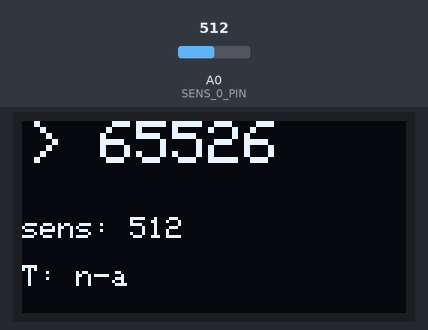
A sketch run on a simulated Arduino Uno, built with avr-gcc and run on an emulated ATmega328P. Parts: 128×64 one-colour display. The test bench sets the inputs (shaded band); at power-on: A0 (SENS_0_PIN) = 512.

Above: at 1.2 s.
1.3 s: A0 (SENS_0_PIN) set to 710
At 1.9 s:
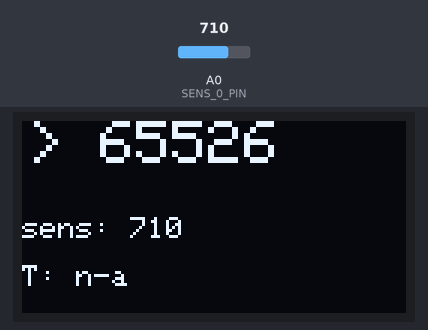
3.0 s: A0 (SENS_0_PIN) set to 716
4.5 s: A0 (SENS_0_PIN) set to 690
At 5.4 s:
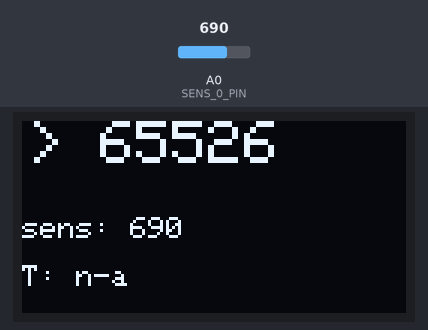
Timing chart, 0 to 7.5 s (numbered marks = the images above; inputs shaded):
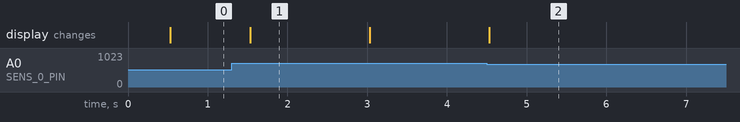

The sketch:

timer-display-eeprom.ino
```cpp
#include <EEPROM.h>
#include <SPI.h>
#include <Wire.h>
#include <Adafruit_GFX.h>
#include <Adafruit_SH110X.h>

#define SENS_0_PIN A0
#define SENS_POLLING_INTERVAL 10

#define TICKS_NUM 31250  // pre-256 -> 31250 = 500 ms

#define OLED_MOSI 11  // MOSI pin 11 (default)
#define OLED_CLK 13   // SCK pin 13 (default)
#define OLED_DC 9     // pin 9 - user defined pin
#define OLED_CS 8     // pin 8 - user defined pin
#define OLED_RST 10   // pin 10 - user defined pin
#define DISPLAY_W 128
#define DISPLAY_H 64

#define CYCLES_PER_SAVE 10
#define TIME_FACTOR 1.25 / (CYCLES_PER_SAVE * 1000)  // 1.25 - time coeff; 1000 ms to s

#define UPPER_THRESHOLD 700
#define LOWER_THRESHOLD 200

#define MEMO_DATA_SIZE 3  // bytes
#define MEMO_BLOCKS 341
#define MEMO_CELLS_NUM (MEMO_DATA_SIZE * MEMO_BLOCKS)  // 341 * 3 = 1023 | EEPROM size 1024 bytes for Atmega328p

unsigned int memo_pos = 0;  // first byte in EEPROM which stores Count (2bytes) & CRC (1byte)

volatile unsigned int sens_0 = 0;
unsigned long sens_read_t0;
unsigned long sens_read_t1;

volatile unsigned int count = 0;
bool sens_low_lvl_flag = true;

unsigned long cycle_t0 = 0;          // initial time for CYCLES_PER_SAVE
volatile unsigned long cycle_T = 0;  // time period of CYCLES_PER_SAVE

// Create the OLED display
Adafruit_SH1106G display = Adafruit_SH1106G(DISPLAY_W, DISPLAY_H, OLED_MOSI, OLED_CLK, OLED_DC, OLED_RST, OLED_CS);

void setup() {
  for (unsigned int pos = 0; pos < MEMO_CELLS_NUM; pos += MEMO_DATA_SIZE) {
    unsigned int read_value;
    EEPROM.get(pos, read_value);

    if (read_value * CYCLES_PER_SAVE > count) {
      count = read_value * CYCLES_PER_SAVE;
      memo_pos = pos;
    }
  }

  pinMode(SENS_0_PIN, INPUT);

  noInterrupts();
  TCCR1A = 0;               // init Timer1 - clear reg A
  TCCR1B = 0;               // init Timer1 - clear reg B
  TCNT1 = 0;                // Reset current timer counter
  OCR1A = TICKS_NUM;        // timer COMPA register
  TCCR1B |= (1 << WGM12);   // Enable CTC (Clear Timer on Compare Match)
  TCCR1B |= (1 << CS12);    // Prescaler 256
  TIMSK1 |= (1 << OCIE1A);  // Enable interrupt on coincidence
  interrupts();

  // Start OLED
  display.begin(0, true);  // we dont use the i2c address but we will reset!
  display.clearDisplay();

  sens_read_t0 = millis();
}

void loop() {
  sens_read_t1 = millis();

  if (sens_read_t1 - sens_read_t0 >= SENS_POLLING_INTERVAL) {
    sens_read_t0 = sens_read_t1;

    sens_0 = analogRead(SENS_0_PIN);

    if (sens_low_lvl_flag && sens_0 > UPPER_THRESHOLD) {
      sens_low_lvl_flag = false;
    }

    if (!sens_low_lvl_flag && sens_0 < LOWER_THRESHOLD) {
      sens_low_lvl_flag = true;
      count += 1;

      // if count reach number of cycle to save & excluding the case of count == 0
      if (!(count % CYCLES_PER_SAVE) && count != 0) {
        // Save data to EEPROM
        memo_pos += MEMO_DATA_SIZE;
        if (memo_pos >= MEMO_CELLS_NUM) {
          memo_pos = 0;
        }
        unsigned int write_value = count / CYCLES_PER_SAVE;
        EEPROM.put(memo_pos, write_value);

        // Update cycle time
        cycle_T = sens_read_t1 - cycle_t0;
        cycle_t0 = sens_read_t1;
      }
    }
  }
}

ISR(TIMER1_COMPA_vect) {
  display.clearDisplay();

  display.setTextSize(2);
  display.setTextColor(SH110X_WHITE);
  display.setCursor(2, 0);

  display.print("> ");
  display.println(count);
  display.println();

  display.setTextSize(1);
  display.print("sens: ");
  display.println(sens_0);
  display.println();

  display.print("T: ");
  if (cycle_T == 0) {
    display.println("n-a");
  } else {
    display.println((float)cycle_T * TIME_FACTOR);
  }

  display.display();
}
```

Measured:
- after the input at 1.3 s, the display: changes after 0.23 s (image 1)
- after the input at 4.5 s, the display: changes at once (image 2)
